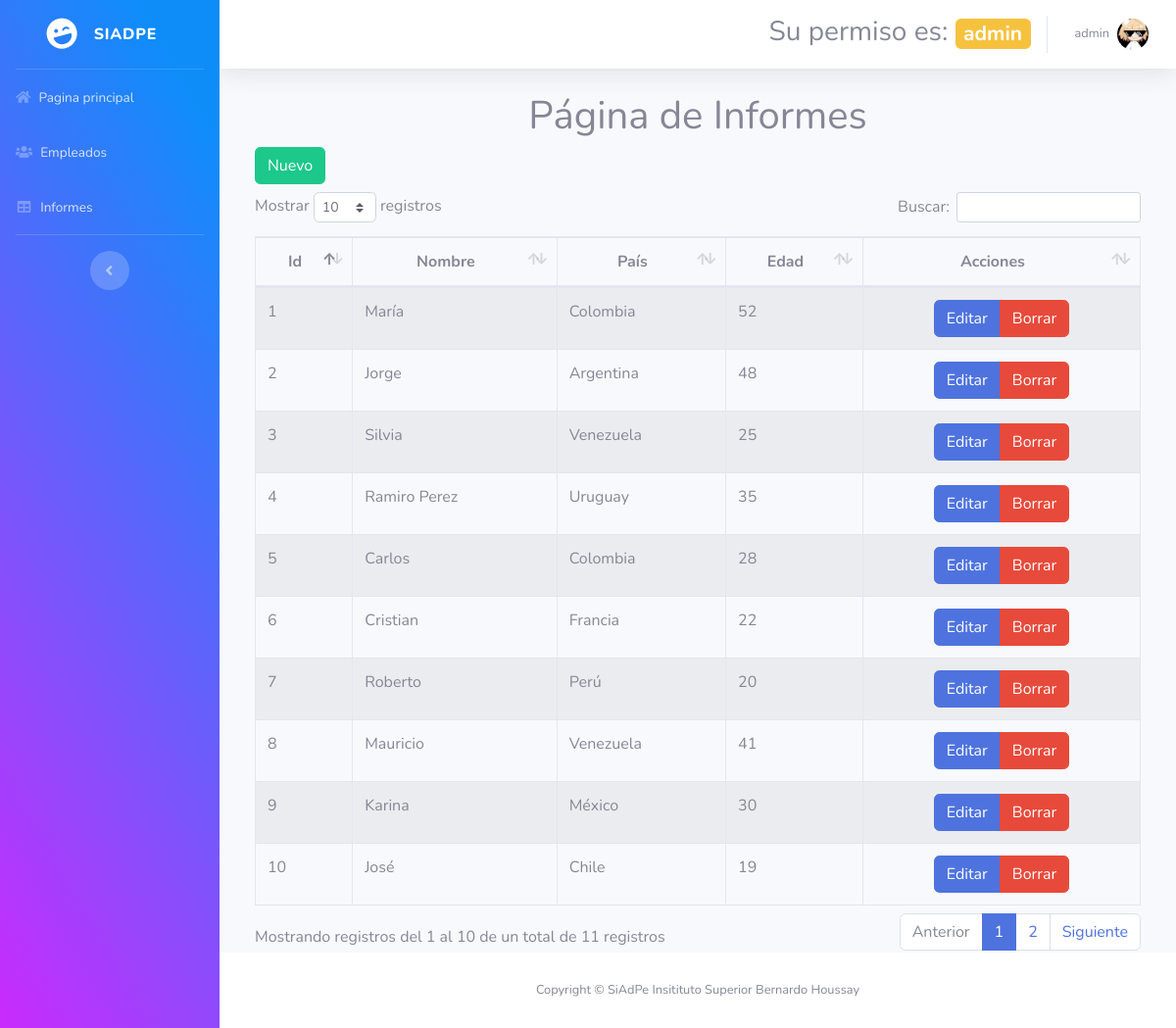
/dashboardAdmin/informes.php (signed in), run on the app's committed database.
### tables this page shows
CREATE TABLE `personas` (
  `id` int(11) NOT NULL,
  `nombre` varchar(50) NOT NULL,
  `pais` varchar(50) NOT NULL,
  `edad` int(11) NOT NULL
);

### dashboardAdmin/informes.php (the view, shortened to what this page needs)
<?php require_once "vistas/parte_superior.php"?>
<div class="container">
    <div class="row justify-content-md-center">
    <h1>Página de Informes</h1>
 <?php
$objeto = new Conexion();
$conexion = $objeto->Conectar();
$consulta = "SELECT id, nombre, pais, edad FROM personas";
$resultado = $conexion->prepare($consulta);
$resultado->execute();
$data=$resultado->fetchAll(PDO::FETCH_ASSOC);
?>
<div class="container">
        <div class="row">
            <div class="col-lg-12">
            <button id="btnNuevo" type="button" class="btn btn-success" data-toggle="modal">Nuevo</button>
            </div>
        </div>
    </div>
    <br>
<div class="container">
        <div class="row mt-2">
                <div class="col-lg-12">
                    <div class="table-responsive">
                        <table id="tablaPersonas" class="table table-striped table-bordered table-condensed" style="width:100%">
                            <thead class="text-center">
                                <tr>
                                    <th>Id</th>
                                    <th>Nombre</th>
                                    <th>País</th>
                                    <th>Edad</th>
                                    <th>Acciones</th>
                                </tr>
                            </thead>
                            <tbody>
                                <?php
                                foreach($data as $dat) {
                                ?>
                                <tr>
                                    <td><?php echo $dat['id'] ?></td>
                                    <td><?php echo $dat['nombre'] ?></td>
                                    <td><?php echo $dat['pais'] ?></td>
                                    <td><?php echo $dat['edad'] ?></td>
                                    <td></td>
                                </tr>
                                <?php
                                    }
                                ?>
                            </tbody>
                       </table>
                    </div>
                </div>
        </div>
    </div>
</div>
<?php require_once "vistas/parte_inferior.php"?>

### data on the page
personas: id "1", nombre "María", pais "Colombia", edad "52"
personas: id "2", nombre "Jorge", pais "Argentina", edad "48"
personas: id "3", nombre "Silvia", pais "Venezuela", edad "25"
personas: id "4", nombre "Ramiro Perez", pais "Uruguay", edad "35"
personas: id "5", nombre "Carlos", pais "Colombia", edad "28"
personas: id "6", nombre "Cristian", pais "Francia", edad "22"
personas: id "7", nombre "Roberto", pais "Perú", edad "20"
personas: id "8", nombre "Mauricio", pais "Venezuela", edad "41"
personas: id "9", nombre "Karina", pais "México", edad "30"
personas: id "10", nombre "José", pais "Chile", edad "19"

### other printed values
$_SESSION["s_rol_descripcion"] "admin"
$_SESSION["s_usuario"] "admin"
